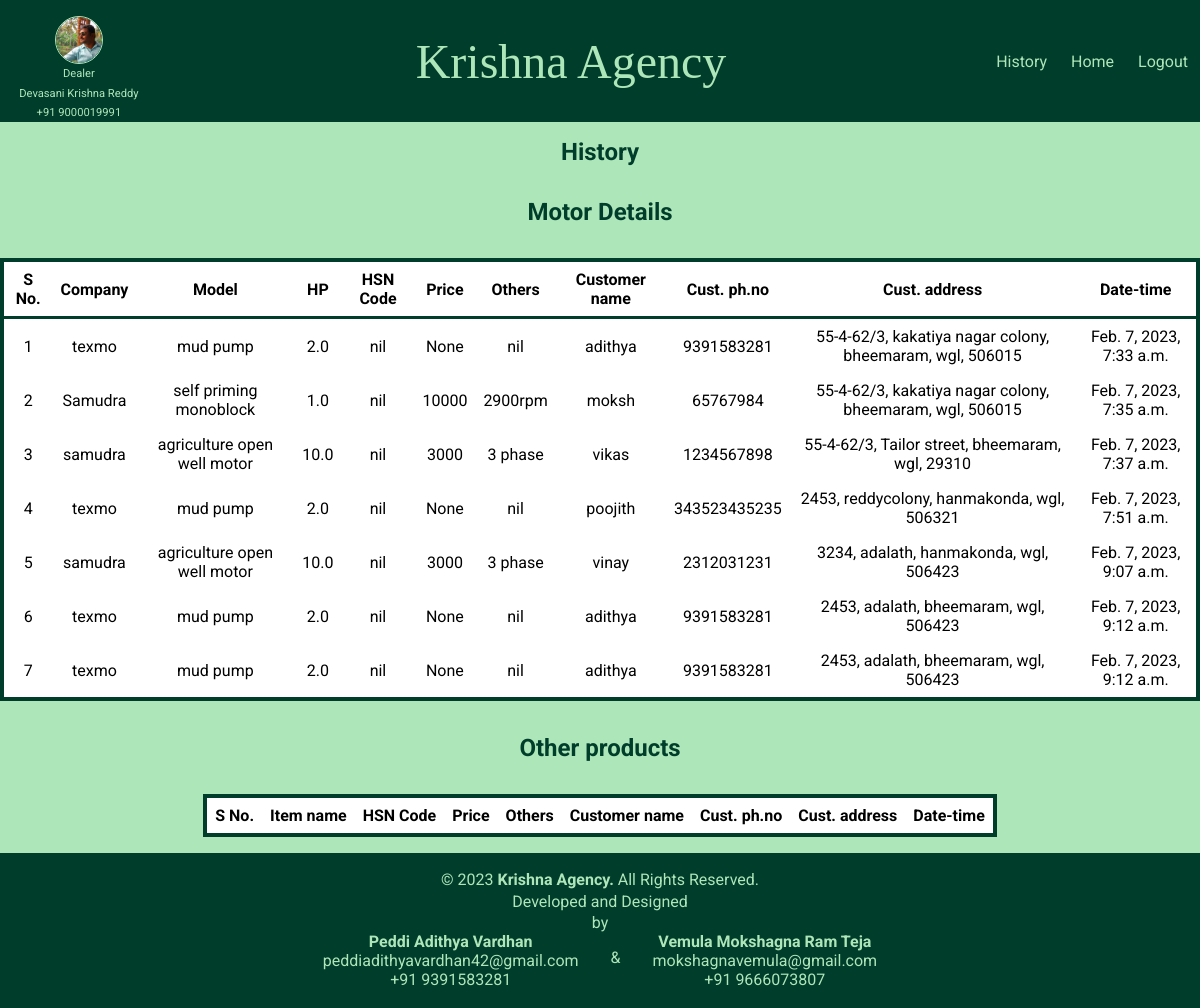
The page /history_page/ (signed in) on the database its author committed.
### customer/models.py (models this page shows, shortened)
class selled_motor(models.Model):
    company=models.CharField(max_length=50)
    model_name=models.CharField(max_length=100)
    hp=models.DecimalField(max_digits=3, decimal_places=1)
    hsncode=models.CharField(max_length=50)
    price=models.IntegerField(null=True)
    others=models.CharField(max_length=100)
    customer_name=models.CharField(max_length=100)
    customer_phno=models.IntegerField()
    customer_address=models.TextField()
    dateandtime = models.DateTimeField(auto_now=False, auto_now_add=True, null=True, editable=False)

### stock/views.py (the view)
# urls.py: path("history_page/", views.history, name='history')
@login_required(login_url='loginpage')
def history(request):
    details=selled_motor.objects.all()
    other_details=selled_other.objects.all()
    return render(request, 'stock/history.html',{
        "other_details" : other_details,
        "details" : details
    })

### stock/templates/stock/history.html (shortened to what this page needs)
{% extends 'stock_base.html' %}
{% load static %}
{% block page_css %}
<link rel="stylesheet" href="{% static "stock/history.css" %}">
{% endblock page_css %}
{% block page_body %}
<main>
    <h1>History</h1>
    <h1>Motor Details</h1>
    <table>
        <thead>
            <tr>
                <th>S No.</th>
                <th>Company</th>
                <th>Model</th>
                <th>HP</th>
                <th>HSN Code</th>
                <th>Price</th>
                <th>Others</th>
                <th>Customer name</th>
                <th>Cust. ph.no</th>
                <th>Cust. address</th>
                <th>Date-time</th>
            </tr>
        </thead>
        <tbody>
            {% for fields in details %}
            <tr>
                <td>{{forloop.counter}}</td>
                <td>{{fields.company}}
                <td>{{fields.model_name}}</td>
                <td>{{fields.hp}}</td>
                <td>{{fields.hsncode}}</td>
                <td>{{fields.price}}</td>
                <td>{{fields.others}}</td>
                <td>{{fields.customer_name}}</td>
                <td>{{fields.customer_phno}}</td>
                <td>{{fields.customer_address}}</td>
                <td>{{fields.dateandtime}}</td>
            </tr>
        </tbody>
        {% endfor%}
    </table>
    <h1>Other products</h1>
    <table>
        <thead>
            <tr>
                <th>S No.</th>
                <th>Item name</th>
                <th>HSN Code</th>
                <th>Price</th>
                <th>Others</th>
                <th>Customer name</th>
                <th>Cust. ph.no</th>
                <th>Cust. address</th>
                <th>Date-time</th>
            </tr>
        </thead>
    </table>
</main>
{% endblock page_body %}

### static/style.css (style rules this page uses)
* { box-sizing: border-box; }
:root { --dark-color: #003d2b; --light-bg-color: #ade6b9; }
body { margin: auto; background-color: var(--light-bg-color); font-family: 'Roboto', sans-serif; display: flex; flex-direction: column; min-height: 100vh; }
main { flex-grow: 1; }

### stock/static/stock/history.css (style rules this page uses)
main { display: flex; flex-direction: column; align-items: center; flex-wrap: wrap; overflow: auto; }
h1 { color: #003d2b; font-size: 1.5rem; }
table { margin: 1rem 0; border: 0.3rem solid #003d2b; border-collapse: collapse; background-color: #ffffff; }
th, td { padding: 0.5rem 0.5rem; text-align: center; border-bottom: 1px solid #003d2b; margin: 0; }
th { border-bottom: 0.2rem solid #003d2b; }
tr:last-child>td { border-bottom: none; }

### rows shown on the page
selled_motor: company "texmo", model_name "mud pump", hp "2.0", hsncode "nil", price "None", others "nil", customer_name "adithya", customer_phno "9391583281", customer_address "55-4-62/3, kakatiya nagar colony, bheemaram, wgl, 506015", dateandtime "Feb. 7, 2023, 7:33 a.m."
selled_motor: company "Samudra", model_name "self priming monoblock", hp "1.0", hsncode "nil", price "10000", others "2900rpm", customer_name "moksh", customer_phno "65767984", customer_address "55-4-62/3, kakatiya nagar colony, bheemaram, wgl, 506015", dateandtime "Feb. 7, 2023, 7:35 a.m."
selled_motor: company "samudra", model_name "agriculture open well motor", hp "10.0", hsncode "nil", price "3000", others "3 phase", customer_name "vikas", customer_phno "1234567898", customer_address "55-4-62/3, Tailor street, bheemaram, wgl, 29310", dateandtime "Feb. 7, 2023, 7:37 a.m."
selled_motor: company "texmo", model_name "mud pump", hp "2.0", hsncode "nil", price "None", others "nil", customer_name "poojith", customer_phno "343523435235", customer_address "2453, reddycolony, hanmakonda, wgl, 506321", dateandtime "Feb. 7, 2023, 7:51 a.m."
selled_motor: company "samudra", model_name "agriculture open well motor", hp "10.0", hsncode "nil", price "3000", others "3 phase", customer_name "vinay", customer_phno "2312031231", customer_address "3234, adalath, hanmakonda, wgl, 506423", dateandtime "Feb. 7, 2023, 9:07 a.m."
selled_motor: company "texmo", model_name "mud pump", hp "2.0", hsncode "nil", price "None", others "nil", customer_name "adithya", customer_phno "9391583281", customer_address "2453, adalath, bheemaram, wgl, 506423", dateandtime "Feb. 7, 2023, 9:12 a.m."
selled_motor: company "texmo", model_name "mud pump", hp "2.0", hsncode "nil", price "None", others "nil", customer_name "adithya", customer_phno "9391583281", customer_address "2453, adalath, bheemaram, wgl, 506423", dateandtime "Feb. 7, 2023, 9:12 a.m."
